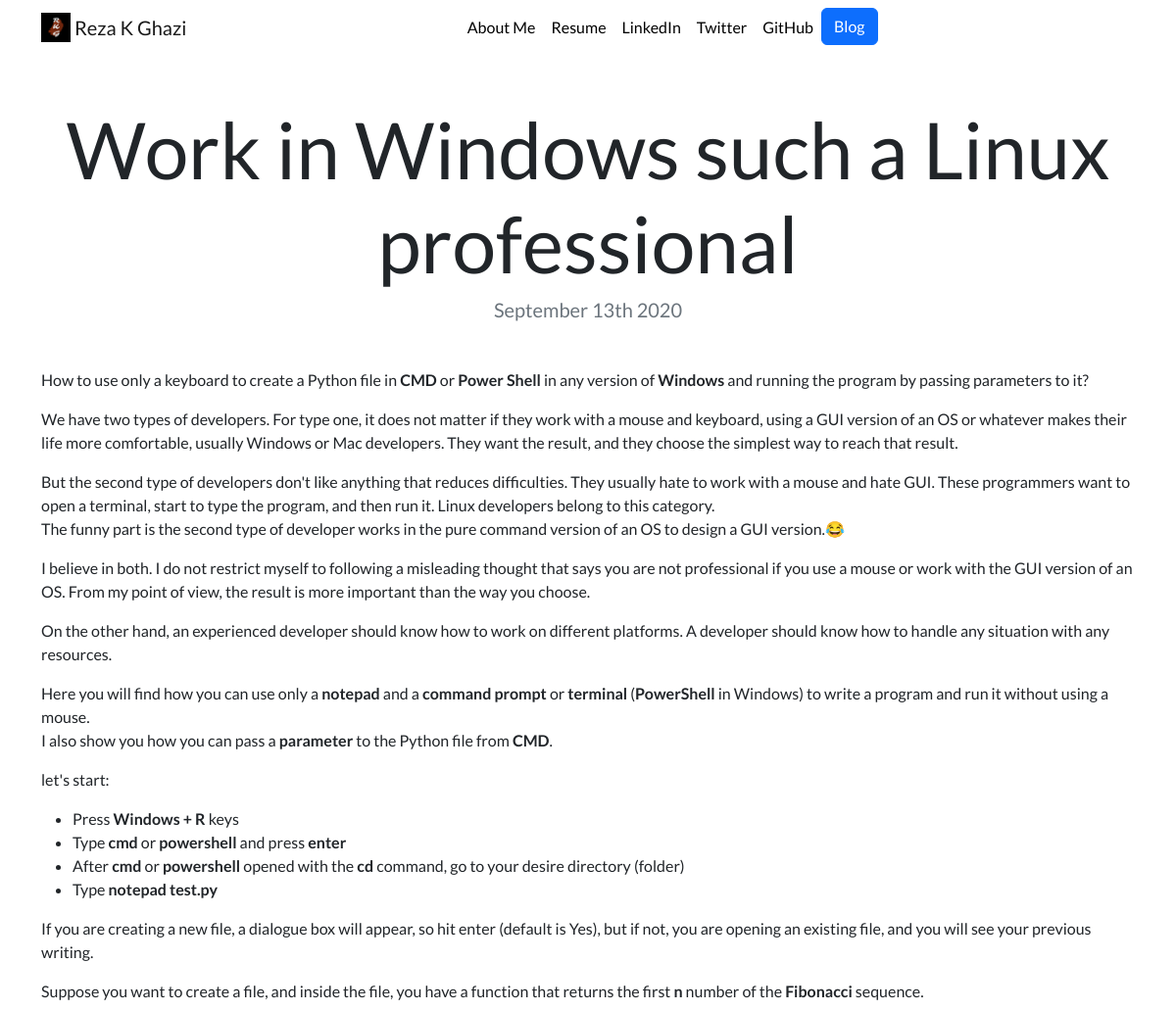
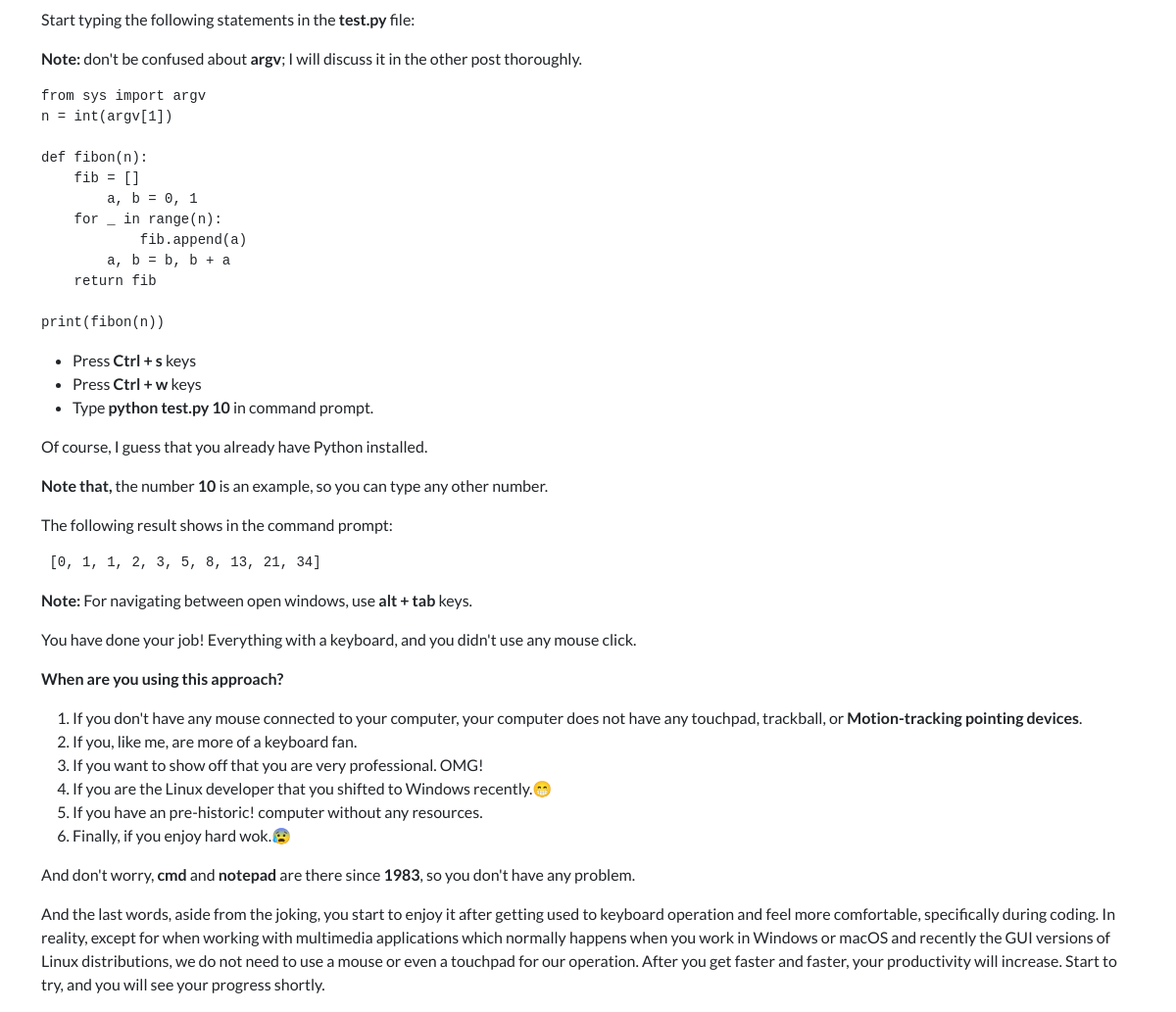
The app's page /blog/2/ with its own data (2 pictures, top to bottom).
### blog/models.py (models this page shows, shortened)
class Blog(models.Model):
    title = models.CharField(max_length=200)
    description = models.TextField()
    date = models.DateField()
    url = models.URLField(blank=True)

### blog/views.py (the view)
# urls.py: path('<int:blog_id>/', views.detail, name='detail'),
def detail(request, blog_id):
    blog = get_object_or_404(Blog, pk=blog_id)
    return render(request, 'blog/detail.html', {'blog': blog})

### blog/templates/blog/detail.html (shortened to what this page needs)
{% extends 'portfolio/base.html' %}
{% load static %}
{% block  content %}
    <h1 class="text-center mt-5" id="blogdetailtitle">{{ blog.title }}</h1>
    <h5 class="text-center text-muted mb-5">{{ blog.date|date:'F jS Y' }}</h5>
    {{ blog.description|safe }}
{% endblock %}

### portfolio/static/portfolio/custom.css (style rules this page uses)
body { font-family: 'Lato', sans-serif; }
@media (min-width: 992px) { #blogdetailtitle { font-size: 5rem; } }

### records on screen
Blog: title "Work in Windows such a Linux professional", date "September 13th 2020", description "How to use only a keyboard to create a Python file in CMD or Power Shell in any version of Windows and running the program by passing parameters to it? We have two types of developers. For type one, it does not matter if they work with a mouse and keyboard, using a GUI version of an OS or whatever makes their life more comfortable, usually Windows or Mac developers. They want the result, and they choose the simplest way to reach that result. But the second type of developers don't like anything that reduces difficulties. They usually hate to work with a mouse and hate GUI. These programmers want to open a terminal, start to type the program, and then run it. Linux developers belong to this…"
